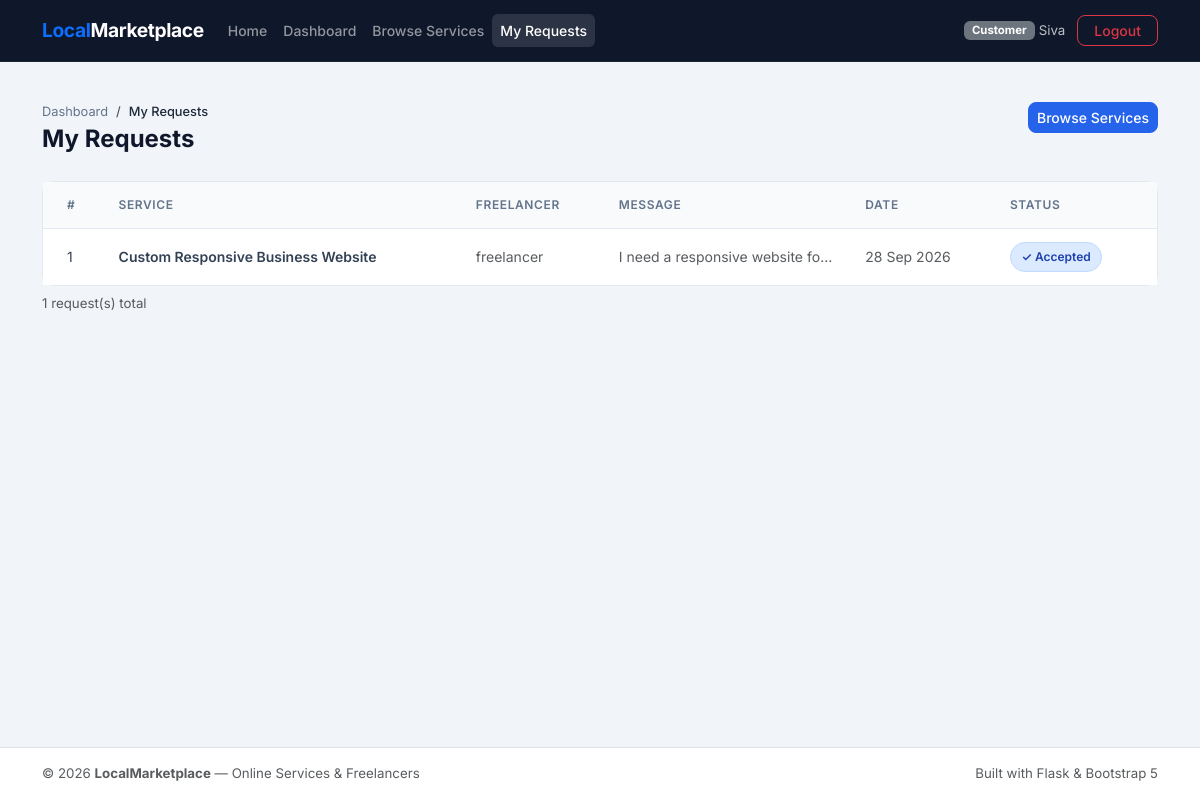
Screenshot of /customer/requests (signed in) with the database file from the repository.
### models.py (models this page shows, shortened)
class ServiceRequest(db.Model):
    __tablename__ = 'service_requests'
    id = db.Column(db.Integer, primary_key=True)
    customer_id = db.Column(db.Integer, db.ForeignKey('users.id'), nullable=False)
    service_id = db.Column(db.Integer, db.ForeignKey('services.id'), nullable=False)
    message = db.Column(db.Text, nullable=True)
    status = db.Column(db.String(20), nullable=False, default='Pending')
    created_at = db.Column(db.DateTime, nullable=False, default=db.func.now())
    customer = db.relationship('User', backref='service_requests', foreign_keys=[customer_id])

class Service(db.Model):
    __tablename__ = 'services'
    id = db.Column(db.Integer, primary_key=True)
    freelancer_id = db.Column(db.Integer, db.ForeignKey('freelancer_profiles.id'), nullable=False)
    title = db.Column(db.String(200), nullable=False)
    description = db.Column(db.Text, nullable=False)
    skills = db.Column(db.String(500), nullable=True)
    price = db.Column(db.Float, nullable=False)
    location = db.Column(db.String(200), nullable=False)
    requests = db.relationship('ServiceRequest', backref='service', lazy=True, cascade='all, delete-orphan')

class User(db.Model):
    __tablename__ = 'users'
    id = db.Column(db.Integer, primary_key=True)
    name = db.Column(db.String(120), nullable=False)
    email = db.Column(db.String(150), unique=True, nullable=False, index=True)
    password = db.Column(db.String(255), nullable=False)
    role = db.Column(db.String(20), nullable=False)  # 'customer' or 'freelancer'
    profile = db.relationship('FreelancerProfile', backref='user', uselist=False, cascade='all, delete-orphan')

### app.py (the view)
@app.route('/customer/requests')
@customer_required
def my_requests():
    from models import ServiceRequest, Service, FreelancerProfile
    reqs = (
        ServiceRequest.query
        .filter_by(customer_id=session['user_id'])
        .order_by(ServiceRequest.created_at.desc())
        .all()
    )
    freelancers = {}
    for r in reqs:
        svc = db.session.get(Service, r.service_id)
        if svc:
            prof = db.session.get(FreelancerProfile, svc.freelancer_id)
            if prof:
                freelancers[r.id] = prof.user
    return render_template('my_requests.html', requests=reqs, freelancers=freelancers)

### app.py (called while the page is built)
def customer_required(f):
    @wraps(f)
    def decorated_function(*args, **kwargs):
        if 'user_id' not in session:
            flash('Please log in to access this page.', 'warning')
            return redirect(url_for('login'))
        if session.get('user_role') != 'customer':
            flash('This page is only accessible to customers.', 'danger')
            return redirect(url_for('dashboard'))
        return f(*args, **kwargs)
    return decorated_function

### templates/my_requests.html (shortened to what this page needs)
{% extends "base.html" %}
{% block content %}
<div class="container page-section">
    <div class="d-flex justify-content-between align-items-start flex-wrap gap-2 mb-4">
        <div>
            <nav aria-label="breadcrumb">
                <ol class="breadcrumb mb-1">
                    <li class="breadcrumb-item">
                        <a href="{{ url_for('customer_dashboard') }}">Dashboard</a>
                    </li>
                    <li class="breadcrumb-item active" aria-current="page">My Requests</li>
                </ol>
            </nav>
            <h2 class="page-title">My Requests</h2>
        </div>
        <a href="{{ url_for('browse_services') }}" class="btn btn-primary btn-sm">
            Browse Services
        </a>
    </div>
    {% if not requests %}
        <div class="card">
            <div class="empty-state">
                <div class="empty-state-icon">&#128203;</div>
                <h5 class="fw-bold mb-1">No Requests Yet</h5>
                <p class="text-muted small mb-4">
                    You haven't sent any service requests yet.<br>
                    Browse services to find what you need.
                </p>
                <a href="{{ url_for('browse_services') }}" class="btn btn-primary px-4">
                    Browse Services &rarr;
                </a>
            </div>
        </div>
    {% else %}
        <div class="card">
            <div class="table-responsive">
                <table class="table table-hover mb-0">
                    <thead>
                        <tr>
                            <th class="ps-4">#</th>
                            <th>Service</th>
                            <th>Freelancer</th>
                            <th>Message</th>
                            <th>Date</th>
                            <th class="pe-4">Status</th>
                        </tr>
                    </thead>
                    <tbody>
                        {% for req in requests %}
                        <tr>
                            <td class="ps-4" data-label="#">{{ loop.index }}</td>
                            <td data-label="Service"><span class="fw-semibold">{{ req.service.title }}</span></td>
                            <td data-label="Freelancer" class="text-muted">
                                {{ freelancers[req.id].name if freelancers.get(req.id) else '—' }}
                            </td>
                            <td data-label="Message" class="text-muted"
                                style="max-width:200px;white-space:nowrap;overflow:hidden;text-overflow:ellipsis;">
                                {{ req.message or '—' }}
                            </td>
                            <td data-label="Date" class="text-muted text-nowrap">
                                {{ req.created_at.strftime('%d %b %Y') }}
                            </td>
                            <td data-label="Status" class="pe-4">
                                {% if req.status == 'Pending' %}
                                    <span class="status-badge status-pending">&#9679; Pending</span>
                                {% elif req.status == 'Accepted' %}
                                    <span class="status-badge status-accepted">&#10003; Accepted</span>
                                {% elif req.status == 'Rejected' %}
                                    <span class="status-badge status-rejected">&#10007; Rejected</span>
                                {% elif req.status == 'Completed' %}
                                    <span class="status-badge status-completed">&#9733; Completed</span>
                                {% endif %}
                            </td>
                        </tr>
                        {% endfor %}
                    </tbody>
                </table>
            </div>
        </div>
        <p class="text-muted small mt-2">{{ requests | length }} request(s) total</p>
    {% endif %}
</div>
{% endblock %}

### static/css/style.css (style rules this page uses)
body { font-family: 'Inter', -apple-system, BlinkMacSystemFont, "Segoe UI", Roboto, Helvetica, Arial, sans-serif; color: #1e293b; background-color: #f1f5f9; font-size: 0.95rem; }
.page-section { padding-top: 2.5rem; padding-bottom: 2.5rem; }
.card { background: #ffffff; border: 1px solid #e2e8f0 !important; border-radius: 0.75rem !important; }
.btn { font-weight: 500; border-radius: 0.5rem; }
.btn-primary { background-color: #2563eb; border-color: #2563eb; }
.table { font-size: 0.875rem; }
.table thead th { font-size: 0.75rem; font-weight: 600; text-transform: uppercase; letter-spacing: 0.05em; color: #64748b; background-color: #f8fafc; border-bottom: 1px solid #e2e8f0; padding: 0.85rem 1rem; }
.table tbody td { padding: 0.85rem 1rem; vertical-align: middle; border-bottom: 1px solid #f1f5f9; color: #334155; }
.table tbody tr:last-child td { border-bottom: none; }
.status-badge { display: inline-flex; align-items: center; gap: 0.3rem; font-size: 0.75rem; font-weight: 600; padding: 0.3rem 0.65rem; border-radius: 999px; white-space: nowrap; }
.status-accepted { background:#dbeafe; color:#1e40af; border:1px solid #bfdbfe; }
.breadcrumb { font-size: 0.8rem; margin-bottom: 0; }
.breadcrumb-item a { color: #64748b; text-decoration: none; }
.breadcrumb-item.active { color: #1e293b; font-weight: 500; }
.page-title { font-size: 1.5rem; font-weight: 700; color: #0f172a; margin-bottom: 0.2rem; }

### rows the page displays
ServiceRequest: service "Custom Responsive Business Website", message "I need a responsive website fo…", created_at "28 Sep 2026", status "✓ Accepted"
User: name "freelancer"

### other values shown
{{ session.get('user_role') }} "Customer"
{{ session.get('user_name') }} "Siva"
{{ requests | length }} "1"
